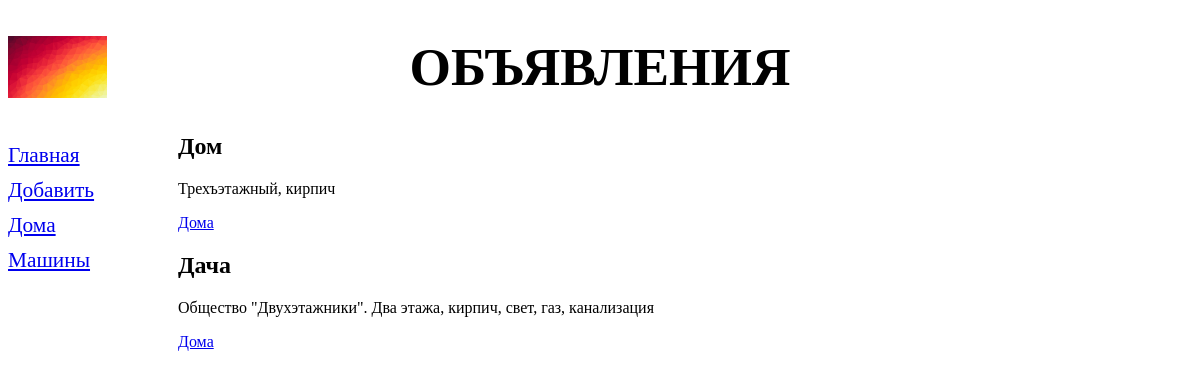
Page /bboard/ on the earlier database version.
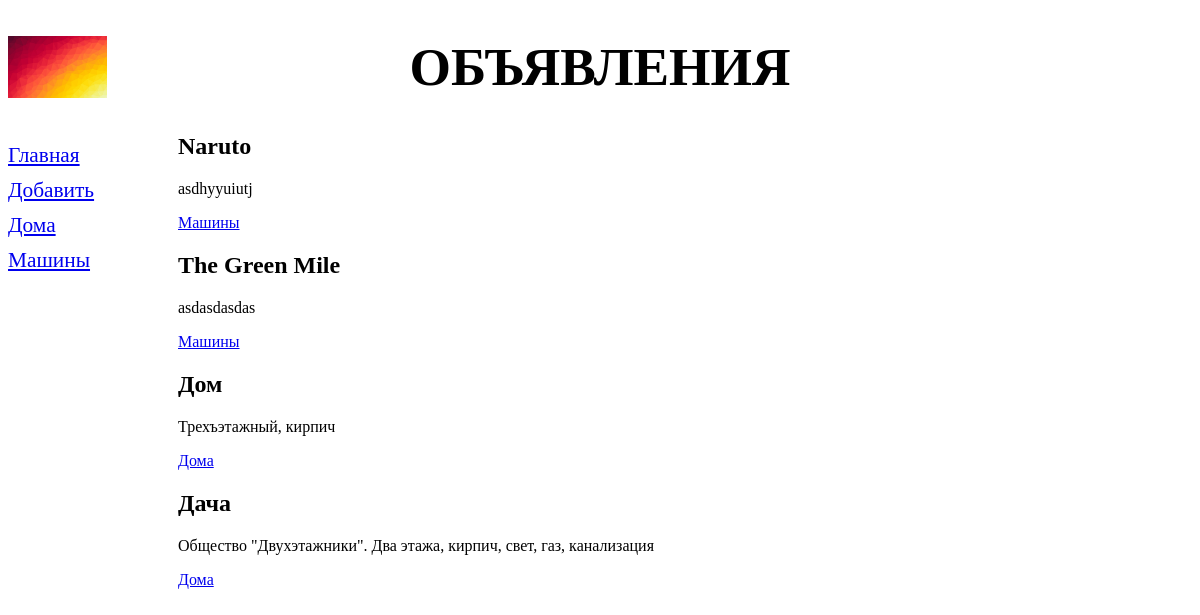
Same page on the later database version.
### bboard/models.py (models this page shows, shortened)
class Rubric(models.Model):
    name = models.CharField(max_length=20, db_index=True, verbose_name='Название')
    class Meta:
        verbose_name_plural = 'Рубрики'
        verbose_name = 'Рубрика'
        ordering = ['name']

class Bb(models.Model):
    title = models.CharField(max_length=50, verbose_name='Товар')
    content = models.TextField(null=True, blank=True, verbose_name='Описание')
    price = models.FloatField(null=True, blank=True, verbose_name='Цена')
    published = models.DateTimeField(auto_now_add=True, db_index=True, verbose_name='Опубликовано')
    rubric = models.ForeignKey('Rubric', null=True, on_delete=models.PROTECT, verbose_name='Рубрика')
    class Meta:
        verbose_name_plural = 'Объявления'
        verbose_name = 'Объявление'
        ordering = ['-published']

### bboard/views.py (the view)
# urls.py: path('', index, name='index'),
def index(request):
    bbs = Bb.objects.all()
    rubrics = Rubric.objects.all()
    context = {'bbs': bbs, 'rubrics': rubrics}
    return render(request, 'bboard/index.html', context)

### bboard/templates/bboard/Index.html (shortened to what this page needs)
<!DOCTYPE html>
<html>
    <head>
              {% extends "layout/basic.html" %}
        {% block content %}
        {% for bb in bbs %}
        <div class="b">
            <h2>{{ bb.title }}</h2>
            <p>{{ bb.content }}</p>
            <p><a href="/bboard/{{ bb.rubric.pk }}/">{{ bb.rubric.name }}</a></p>
        </div>
        {% endfor %}
        {% endblock %}

### bboard/templates/layout/basic.html (shortened to what this page needs)
{% load static %}
<!DOCTYPE html>
<html>
    <head>
        <link rel="stylesheet" type="text/css"
              href="{% static 'bboard/style.css' %}">
    </head>
    <body>
        <header>
            <h1>Объявления</h1>
        </header>
        <nav>
            <a href="{% url 'index' %}">Главная</a>
            <a href="{% url 'add' %}">Добавить</a>
            {% for rubric in rubrics %}
            <a href="{% url 'by_rubric' rubric.pk %}">{{ rubric.name }}</a>
            {% endfor %}
        </nav>
        <section>
        {% block content %}
        {% endblock %}
        </section>
    </body>
</html>

Differences in the rows shown:
added Bb: title "Naruto", content "asdhyyuiutj", rubric.name "Машины"
added Bb: title "The Green Mile", content "asdasdasdas", rubric.name "Машины"
